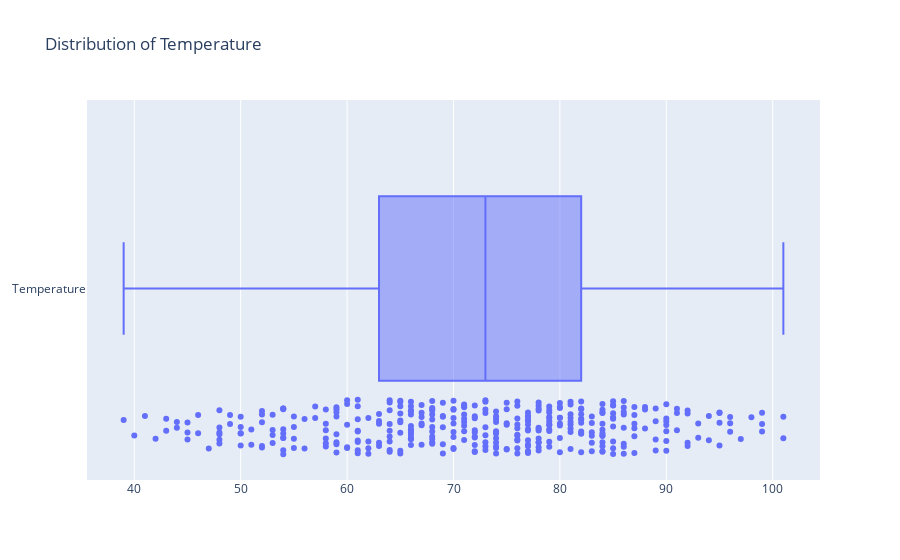

The cell this chart's notebook holds for it:
### Code cell
# now plot boxplot
fig = go.Figure()

fig.add_trace(go.Box(x = x, boxpoints = 'all', name = 'Temperature'))
fig.update_layout(title = 'Distribution of Temperature', height = 400)
fig.show()

### Figure 1 — Plotly figure (JSON) as saved in the notebook; plotly's stock layout.template omitted (floating-point values rounded to 4 significant figures; data arrays with more than 128 entries replaced by an {"elided": "..."} marker saying what was removed)
{"data": [{"boxpoints": "all", "name": "Temperature", "type": "box", "x": {"elided": "365 int values"}}], "layout": {"autosize": true, "title": {"text": "Distribution of Temperature"}, "xaxis": {"autorange": true, "range": [35.56, 104.4], "type": "linear"}, "yaxis": {"autorange": true, "range": [-0.5138, 0.5], "type": "category"}}}
